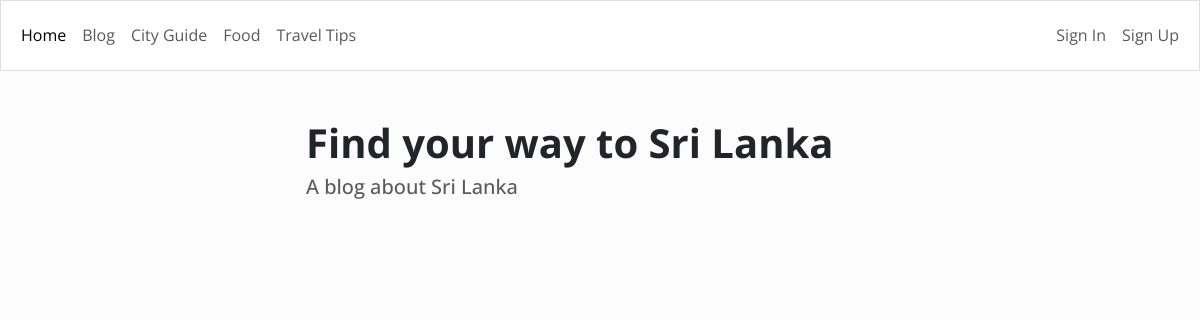
/, run on an earlier commit of the app's database.
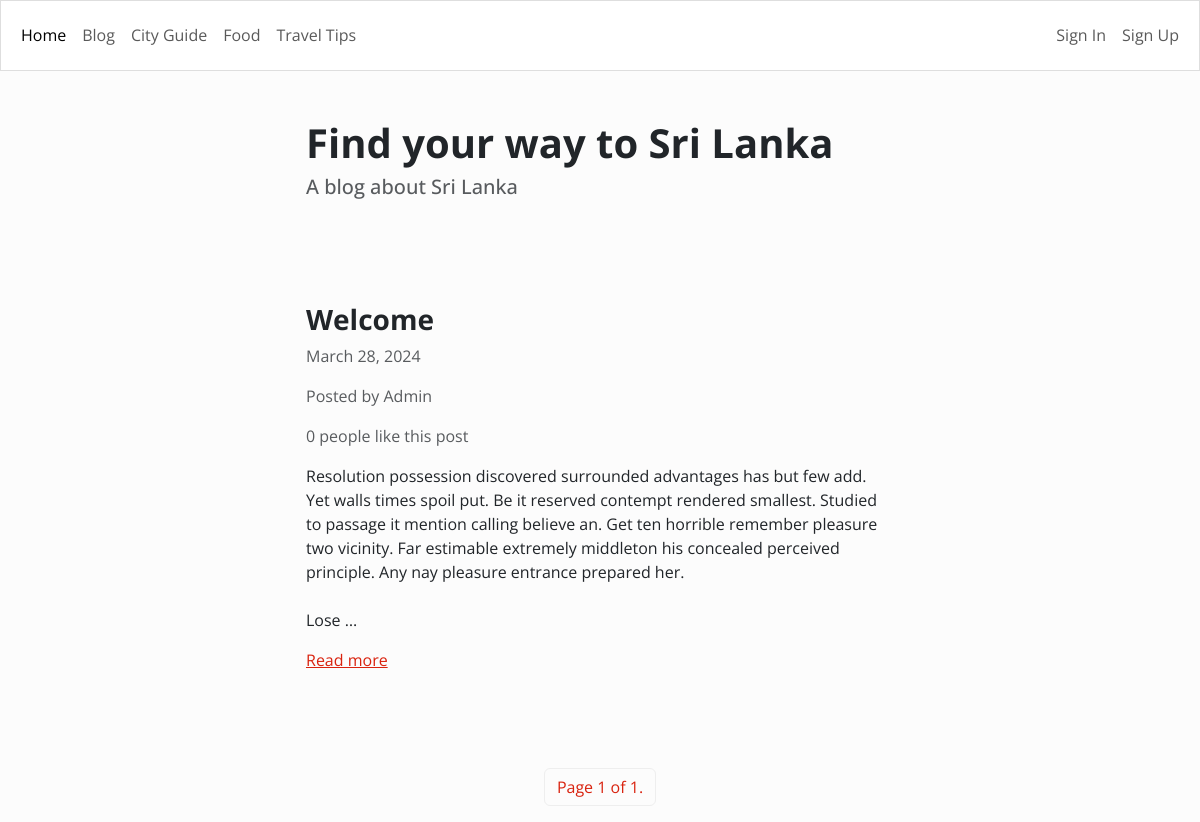
And on a later commit of the database.
### blog/models.py (models this page shows)
class Article(models.Model):
	title = models.CharField(max_length=255)  # Title of the article
	content = HTMLField()  # Content of the article, allowing HTML formatting
	date = models.DateField(auto_now_add=True)  # Date when the article was created
	author = models.ForeignKey(User, on_delete=models.CASCADE)  # Author of the article
	featured = models.BooleanField(default=False)  # Indicates if the article is featured
	likes = models.ManyToManyField(User, related_name='likes', blank=True)  # Users who liked the article

### blog/views.py (the view)
# urls.py: path('', Index.as_view(), name='index'),
class Index(ListView):
    model = Article
    queryset = Article.objects.all().order_by('-date')
    template_name = 'blog/index.html'
    paginate_by = 1

### blog/templates/blog/index.html (shortened to what this page needs)
{% extends 'blog/base.html' %}
{% block content %}
<div class="row">
    <div class="col-md-6 col-12 mx-md-auto mx-3 mt-5 mb-5">
        <h1 class="fw-bolder">Find your way to Sri Lanka</h1>
        <h5 class="text-muted">A blog about Sri Lanka</h5>
    </div>
</div>
{% for object in object_list %}
	<div class="row">
		<div class="col-md-6 col-11 mx-md-auto mx-3 mt-5 mb-5">
			<h3 class="fw-bold">{{ object.title }}</h3>
			<p class="text-muted"> {{ object.date }}</p>
			<p class="text-muted">Posted by {{ object.author.username }}</p>
			{% if object.likes.count == 1 %}
				<p class="text-muted">{{ object.likes.count }} person likes this post</p>
			{% else %}
				<p class="text-muted">{{ object.likes.count }} people like this post</p>
			{% endif %}
			<div class="my-3">
				{{ object.content|truncatewords_html:50|safe }}
			</div>
			<a href="{% url 'detail_article' object.id %}">Read more</a>
		</div>
	</div>
<nav>
    <ul class="pagination">
        <div class="mx-auto d-flex flex-row mt-5">
            <li class="page-item">
                <a class="page-link" href="#">Page {{ page_obj.number }} of {{ page_obj.paginator.num_pages }}.</a>
            </li>
        </div>
    </ul>
</nav>
{% endfor %}
{% endblock content %}

### blog/templates/blog/base.html (shortened to what this page needs)
<!DOCTYPE html>
<html lang="en">
<head>
	<link rel="stylesheet" href="https://bootswatch.com/5/simplex/bootstrap.min.css">
</head>
<body>
	{% include 'blog/nav.html' %}
	{% block content %}
	{% endblock content %}
</body>
</html>

### blog/templates/blog/nav.html (shortened to what this page needs)
<nav class="navbar navbar-expand-lg navbar-light bg-light">
    <div class="container-fluid">
      <div class="collapse navbar-collapse" id="navbarText">
        <ul class="navbar-nav me-auto mb-2 mb-lg-0">
          <li class="nav-item">
            <a class="nav-link active" aria-current="{% url 'index' %}" href="#">Home</a>
          </li>
          <li class="nav-item">
            <a class="nav-link" href="#">Blog</a>
          </li>
          <li class="nav-item">
            <a class="nav-link" href="#">City Guide</a>
          </li>
          <li class="nav-item">
            <a class="nav-link" href="#">Food</a>
          </li>
          <li class="nav-item">
            <a class="nav-link" href="#">Travel Tips</a>
          </li>
        </ul>
        <ul class="navbar-nav">
          {% if request.user.is_authenticated %}
            <li class="nav-item">
              <a class="nav-link" href="{% url 'logout' %}">Sign Out</a>
            </li>
          {% else %}
            <li class="nav-item">
              <a class="nav-link" href="{% url 'login' %}">Sign In</a>
            </li>
            <li class="nav-item">
              <a class="nav-link" href="{% url 'register' %}">Sign Up</a>
            </li>
          {% endif %}
        </ul>
      </div>
    </div>
  </nav>

What changed in the data, as far as the page shows it:
added Article: title "Welcome", date "March 28, 2024", author.username "Admin", likes.count "0", content "Resolution possession discovered surrounded advantages has but few add. Yet walls times spoil put. Be it reserved contempt rendered smallest. Studied to passage it mention calling believe an. Get ten horrible remember pleasure two vicinity. Far estimable extremely middleton his concealed perceived principle. Any nay pleasure entrance prepared her. Lose …", number "1", paginator.num_pages "1"
